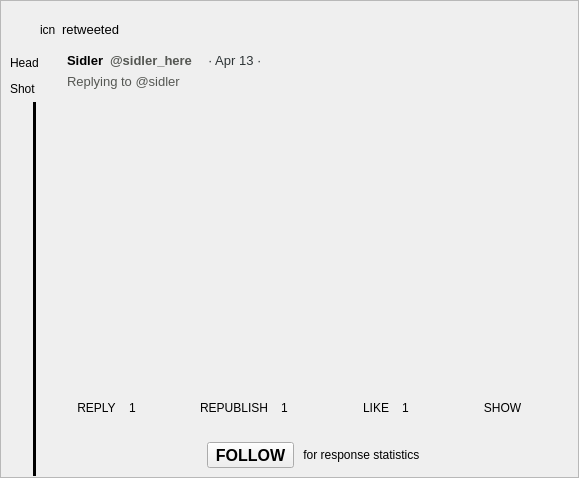
<?xml version="1.0" encoding="UTF-8"?>
<ui version="4.0">
 <class>PulseReply</class>
 <widget class="QWidget" name="PulseReply">
  <property name="geometry">
   <rect>
    <x>0</x>
    <y>0</y>
    <width>579</width>
    <height>478</height>
   </rect>
  </property>
  <property name="sizePolicy">
   <sizepolicy hsizetype="Preferred" vsizetype="Preferred">
    <horstretch>0</horstretch>
    <verstretch>0</verstretch>
   </sizepolicy>
  </property>
  <property name="font">
   <font>
    <pointsize>9</pointsize>
   </font>
  </property>
  <property name="windowTitle">
   <string notr="true"/>
  </property>
  <layout class="QVBoxLayout" name="verticalLayout_2">
   <property name="leftMargin">
    <number>0</number>
   </property>
   <property name="topMargin">
    <number>0</number>
   </property>
   <property name="rightMargin">
    <number>0</number>
   </property>
   <property name="bottomMargin">
    <number>0</number>
   </property>
   <item>
    <widget class="QFrame" name="plainFrame">
     <property name="sizePolicy">
      <sizepolicy hsizetype="Expanding" vsizetype="Preferred">
       <horstretch>0</horstretch>
       <verstretch>0</verstretch>
      </sizepolicy>
     </property>
     <property name="minimumSize">
      <size>
       <width>0</width>
       <height>0</height>
      </size>
     </property>
     <property name="styleSheet">
      <string notr="true"/>
     </property>
     <property name="frameShape">
      <enum>QFrame::StyledPanel</enum>
     </property>
     <property name="frameShadow">
      <enum>QFrame::Raised</enum>
     </property>
     <layout class="QGridLayout" name="plainFrame_GL">
      <property name="bottomMargin">
       <number>0</number>
      </property>
      <property name="spacing">
       <number>1</number>
      </property>
      <item row="0" column="0" colspan="2">
       <widget class="QWidget" name="widget_prefix" native="true">
        <property name="sizePolicy">
         <sizepolicy hsizetype="Preferred" vsizetype="Fixed">
          <horstretch>0</horstretch>
          <verstretch>0</verstretch>
         </sizepolicy>
        </property>
        <property name="minimumSize">
         <size>
          <width>0</width>
          <height>40</height>
         </size>
        </property>
        <layout class="QHBoxLayout" name="horizontalLayout_10">
         <property name="topMargin">
          <number>0</number>
         </property>
         <property name="bottomMargin">
          <number>0</number>
         </property>
         <item>
          <spacer name="horizontalSpacer_14">
           <property name="orientation">
            <enum>Qt::Horizontal</enum>
           </property>
           <property name="sizeType">
            <enum>QSizePolicy::Fixed</enum>
           </property>
           <property name="sizeHint" stdset="0">
            <size>
             <width>21</width>
             <height>18</height>
            </size>
           </property>
          </spacer>
         </item>
         <item>
          <widget class="QLabel" name="label">
           <property name="sizePolicy">
            <sizepolicy hsizetype="Fixed" vsizetype="Fixed">
             <horstretch>0</horstretch>
             <verstretch>0</verstretch>
            </sizepolicy>
           </property>
           <property name="text">
            <string>icn</string>
           </property>
          </widget>
         </item>
         <item>
          <widget class="QLabel" name="label_2">
           <property name="font">
            <font>
             <family>MS Sans Serif</family>
             <pointsize>10</pointsize>
            </font>
           </property>
           <property name="text">
            <string>retweeted</string>
           </property>
           <property name="textInteractionFlags">
            <set>Qt::LinksAccessibleByMouse|Qt::TextSelectableByMouse</set>
           </property>
          </widget>
         </item>
         <item>
          <spacer name="horizontalSpacer_15">
           <property name="orientation">
            <enum>Qt::Horizontal</enum>
           </property>
           <property name="sizeHint" stdset="0">
            <size>
             <width>222</width>
             <height>20</height>
            </size>
           </property>
          </spacer>
         </item>
        </layout>
       </widget>
      </item>
      <item row="5" column="1">
       <widget class="QWidget" name="widget_actions" native="true">
        <property name="sizePolicy">
         <sizepolicy hsizetype="Preferred" vsizetype="Fixed">
          <horstretch>0</horstretch>
          <verstretch>0</verstretch>
         </sizepolicy>
        </property>
        <property name="minimumSize">
         <size>
          <width>0</width>
          <height>40</height>
         </size>
        </property>
        <layout class="QHBoxLayout" name="horizontalLayout_5">
         <property name="leftMargin">
          <number>9</number>
         </property>
         <property name="topMargin">
          <number>0</number>
         </property>
         <item>
          <layout class="QHBoxLayout" name="horizontalLayout">
           <item>
            <widget class="QToolButton" name="toolButton_reply">
             <property name="text">
              <string>REPLY</string>
             </property>
             <property name="icon">
              <iconset resource="TheWire_images.qrc">
               <normaloff>:/images/reply.png</normaloff>:/images/reply.png</iconset>
             </property>
             <property name="toolButtonStyle">
              <enum>Qt::ToolButtonTextBesideIcon</enum>
             </property>
             <property name="autoRaise">
              <bool>true</bool>
             </property>
            </widget>
           </item>
           <item>
            <widget class="QLabel" name="label_replies">
             <property name="text">
              <string>1</string>
             </property>
            </widget>
           </item>
           <item>
            <spacer name="horizontalSpacer_7">
             <property name="orientation">
              <enum>Qt::Horizontal</enum>
             </property>
             <property name="sizeHint" stdset="0">
              <size>
               <width>40</width>
               <height>20</height>
              </size>
             </property>
            </spacer>
           </item>
          </layout>
         </item>
         <item>
          <layout class="QHBoxLayout" name="horizontalLayout_2">
           <item>
            <spacer name="horizontalSpacer_6">
             <property name="orientation">
              <enum>Qt::Horizontal</enum>
             </property>
             <property name="sizeHint" stdset="0">
              <size>
               <width>40</width>
               <height>20</height>
              </size>
             </property>
            </spacer>
           </item>
           <item>
            <widget class="QToolButton" name="toolButton_republish">
             <property name="text">
              <string>REPUBLISH</string>
             </property>
             <property name="icon">
              <iconset resource="TheWire_images.qrc">
               <normaloff>:/images/retweet.png</normaloff>:/images/retweet.png</iconset>
             </property>
             <property name="toolButtonStyle">
              <enum>Qt::ToolButtonTextBesideIcon</enum>
             </property>
             <property name="autoRaise">
              <bool>true</bool>
             </property>
            </widget>
           </item>
           <item>
            <widget class="QLabel" name="label_republishes">
             <property name="text">
              <string>1</string>
             </property>
            </widget>
           </item>
           <item>
            <spacer name="horizontalSpacer_5">
             <property name="orientation">
              <enum>Qt::Horizontal</enum>
             </property>
             <property name="sizeHint" stdset="0">
              <size>
               <width>40</width>
               <height>20</height>
              </size>
             </property>
            </spacer>
           </item>
          </layout>
         </item>
         <item>
          <layout class="QHBoxLayout" name="horizontalLayout_3">
           <item>
            <spacer name="horizontalSpacer_4">
             <property name="orientation">
              <enum>Qt::Horizontal</enum>
             </property>
             <property name="sizeHint" stdset="0">
              <size>
               <width>40</width>
               <height>20</height>
              </size>
             </property>
            </spacer>
           </item>
           <item>
            <widget class="QToolButton" name="toolButton_like">
             <property name="text">
              <string>LIKE</string>
             </property>
             <property name="icon">
              <iconset resource="TheWire_images.qrc">
               <normaloff>:/images/like.png</normaloff>:/images/like.png</iconset>
             </property>
             <property name="toolButtonStyle">
              <enum>Qt::ToolButtonTextBesideIcon</enum>
             </property>
             <property name="autoRaise">
              <bool>true</bool>
             </property>
            </widget>
           </item>
           <item>
            <widget class="QLabel" name="label_likes">
             <property name="text">
              <string>1</string>
             </property>
            </widget>
           </item>
           <item>
            <spacer name="horizontalSpacer_3">
             <property name="orientation">
              <enum>Qt::Horizontal</enum>
             </property>
             <property name="sizeHint" stdset="0">
              <size>
               <width>40</width>
               <height>20</height>
              </size>
             </property>
            </spacer>
           </item>
          </layout>
         </item>
         <item>
          <layout class="QHBoxLayout" name="horizontalLayout_4">
           <item>
            <spacer name="horizontalSpacer">
             <property name="orientation">
              <enum>Qt::Horizontal</enum>
             </property>
             <property name="sizeHint" stdset="0">
              <size>
               <width>40</width>
               <height>20</height>
              </size>
             </property>
            </spacer>
           </item>
           <item>
            <widget class="QToolButton" name="toolButton_view">
             <property name="text">
              <string>SHOW</string>
             </property>
             <property name="icon">
              <iconset resource="TheWire_images.qrc">
               <normaloff>:/images/external-link.svg</normaloff>:/images/external-link.svg</iconset>
             </property>
             <property name="toolButtonStyle">
              <enum>Qt::ToolButtonTextBesideIcon</enum>
             </property>
             <property name="autoRaise">
              <bool>true</bool>
             </property>
            </widget>
           </item>
           <item>
            <spacer name="horizontalSpacer_2">
             <property name="orientation">
              <enum>Qt::Horizontal</enum>
             </property>
             <property name="sizeHint" stdset="0">
              <size>
               <width>40</width>
               <height>20</height>
              </size>
             </property>
            </spacer>
           </item>
          </layout>
         </item>
        </layout>
       </widget>
      </item>
      <item row="6" column="1">
       <widget class="QWidget" name="widget_follow" native="true">
        <property name="sizePolicy">
         <sizepolicy hsizetype="Preferred" vsizetype="Fixed">
          <horstretch>0</horstretch>
          <verstretch>0</verstretch>
         </sizepolicy>
        </property>
        <property name="minimumSize">
         <size>
          <width>0</width>
          <height>40</height>
         </size>
        </property>
        <layout class="QHBoxLayout" name="horizontalLayout_6">
         <item>
          <spacer name="horizontalSpacer_422">
           <property name="orientation">
            <enum>Qt::Horizontal</enum>
           </property>
           <property name="sizeHint" stdset="0">
            <size>
             <width>104</width>
             <height>20</height>
            </size>
           </property>
          </spacer>
         </item>
         <item>
          <widget class="QToolButton" name="followButton">
           <property name="font">
            <font>
             <pointsize>12</pointsize>
             <weight>75</weight>
             <bold>true</bold>
            </font>
           </property>
           <property name="text">
            <string>FOLLOW</string>
           </property>
           <property name="icon">
            <iconset resource="TheWire_images.qrc">
             <normaloff>:/images/invite.png</normaloff>:/images/invite.png</iconset>
           </property>
           <property name="iconSize">
            <size>
             <width>16</width>
             <height>16</height>
            </size>
           </property>
           <property name="toolButtonStyle">
            <enum>Qt::ToolButtonTextBesideIcon</enum>
           </property>
          </widget>
         </item>
         <item>
          <widget class="QLabel" name="label_follow_msg">
           <property name="text">
            <string> for response statistics </string>
           </property>
          </widget>
         </item>
         <item>
          <spacer name="horizontalSpacer_322">
           <property name="orientation">
            <enum>Qt::Horizontal</enum>
           </property>
           <property name="sizeHint" stdset="0">
            <size>
             <width>104</width>
             <height>20</height>
            </size>
           </property>
          </spacer>
         </item>
        </layout>
       </widget>
      </item>
      <item row="1" column="1">
       <widget class="QWidget" name="widget_header" native="true">
        <property name="sizePolicy">
         <sizepolicy hsizetype="Preferred" vsizetype="Fixed">
          <horstretch>0</horstretch>
          <verstretch>0</verstretch>
         </sizepolicy>
        </property>
        <property name="minimumSize">
         <size>
          <width>0</width>
          <height>0</height>
         </size>
        </property>
        <layout class="QHBoxLayout" name="horizontalLayout_12">
         <property name="leftMargin">
          <number>6</number>
         </property>
         <property name="topMargin">
          <number>0</number>
         </property>
         <property name="rightMargin">
          <number>0</number>
         </property>
         <property name="bottomMargin">
          <number>0</number>
         </property>
         <item>
          <widget class="QLabel" name="label_authorName">
           <property name="font">
            <font>
             <family>MS Sans Serif</family>
             <pointsize>10</pointsize>
            </font>
           </property>
           <property name="text">
            <string>&lt;html&gt;&lt;head/&gt;&lt;body&gt;&lt;p&gt;&lt;span style=&quot; font-weight:600;&quot;&gt;Sidler&lt;/span&gt;&lt;/p&gt;&lt;/body&gt;&lt;/html&gt;</string>
           </property>
          </widget>
         </item>
         <item>
          <widget class="QLabel" name="label_groupName">
           <property name="font">
            <font>
             <family>Segoe UI</family>
             <pointsize>10</pointsize>
             <weight>75</weight>
             <bold>true</bold>
            </font>
           </property>
           <property name="text">
            <string>&lt;html&gt;&lt;head/&gt;&lt;body&gt;&lt;p&gt;&lt;span style=&quot; color:#555753;&quot;&gt;@sidler_here&lt;/span&gt;&lt;/p&gt;&lt;/body&gt;&lt;/html&gt;</string>
           </property>
           <property name="textInteractionFlags">
            <set>Qt::LinksAccessibleByMouse|Qt::TextSelectableByMouse</set>
           </property>
          </widget>
         </item>
         <item>
          <spacer name="horizontalSpacer_18">
           <property name="orientation">
            <enum>Qt::Horizontal</enum>
           </property>
           <property name="sizeType">
            <enum>QSizePolicy::Fixed</enum>
           </property>
           <property name="sizeHint" stdset="0">
            <size>
             <width>10</width>
             <height>19</height>
            </size>
           </property>
          </spacer>
         </item>
         <item>
          <widget class="QLabel" name="label_date">
           <property name="font">
            <font>
             <family>MS Sans Serif</family>
             <pointsize>10</pointsize>
            </font>
           </property>
           <property name="text">
            <string>&lt;html&gt;&lt;head/&gt;&lt;body&gt;&lt;p&gt;&lt;span style=&quot; color:#2e3436;&quot;&gt;·  Apr 13 ·&lt;/span&gt;&lt;/p&gt;&lt;/body&gt;&lt;/html&gt;</string>
           </property>
          </widget>
         </item>
         <item>
          <spacer name="horizontalSpacer_13">
           <property name="orientation">
            <enum>Qt::Horizontal</enum>
           </property>
           <property name="sizeHint" stdset="0">
            <size>
             <width>64</width>
             <height>18</height>
            </size>
           </property>
          </spacer>
         </item>
        </layout>
       </widget>
      </item>
      <item row="1" column="0" rowspan="6">
       <layout class="QVBoxLayout" name="verticalLayout">
        <item>
         <widget class="QLabel" name="label_headshot">
          <property name="sizePolicy">
           <sizepolicy hsizetype="Fixed" vsizetype="Fixed">
            <horstretch>0</horstretch>
            <verstretch>0</verstretch>
           </sizepolicy>
          </property>
          <property name="minimumSize">
           <size>
            <width>50</width>
            <height>50</height>
           </size>
          </property>
          <property name="text">
           <string>&lt;html&gt;&lt;head/&gt;&lt;body&gt;&lt;p&gt;Head&lt;/p&gt;&lt;p&gt;Shot&lt;/p&gt;&lt;/body&gt;&lt;/html&gt;</string>
          </property>
         </widget>
        </item>
        <item>
         <widget class="QWidget" name="widget" native="true">
          <layout class="QHBoxLayout" name="horizontalLayout_11">
           <property name="topMargin">
            <number>0</number>
           </property>
           <property name="bottomMargin">
            <number>1</number>
           </property>
           <item>
            <spacer name="horizontalSpacer_16">
             <property name="orientation">
              <enum>Qt::Horizontal</enum>
             </property>
             <property name="sizeType">
              <enum>QSizePolicy::Minimum</enum>
             </property>
             <property name="sizeHint" stdset="0">
              <size>
               <width>5</width>
               <height>20</height>
              </size>
             </property>
            </spacer>
           </item>
           <item>
            <widget class="Line" name="line_replyLine">
             <property name="frameShadow">
              <enum>QFrame::Plain</enum>
             </property>
             <property name="lineWidth">
              <number>5</number>
             </property>
             <property name="orientation">
              <enum>Qt::Vertical</enum>
             </property>
            </widget>
           </item>
           <item>
            <spacer name="horizontalSpacer_17">
             <property name="orientation">
              <enum>Qt::Horizontal</enum>
             </property>
             <property name="sizeType">
              <enum>QSizePolicy::Minimum</enum>
             </property>
             <property name="sizeHint" stdset="0">
              <size>
               <width>5</width>
               <height>20</height>
              </size>
             </property>
            </spacer>
           </item>
          </layout>
         </widget>
        </item>
       </layout>
      </item>
      <item row="2" column="1">
       <widget class="QWidget" name="widget_reply_header" native="true">
        <property name="sizePolicy">
         <sizepolicy hsizetype="Preferred" vsizetype="Fixed">
          <horstretch>0</horstretch>
          <verstretch>0</verstretch>
         </sizepolicy>
        </property>
        <property name="minimumSize">
         <size>
          <width>0</width>
          <height>0</height>
         </size>
        </property>
        <layout class="QHBoxLayout" name="horizontalLayout_13">
         <property name="leftMargin">
          <number>6</number>
         </property>
         <property name="topMargin">
          <number>0</number>
         </property>
         <property name="rightMargin">
          <number>0</number>
         </property>
         <property name="bottomMargin">
          <number>0</number>
         </property>
         <item>
          <widget class="QLabel" name="label_reference">
           <property name="font">
            <font>
             <family>MS Sans Serif</family>
             <pointsize>10</pointsize>
            </font>
           </property>
           <property name="text">
            <string>&lt;html&gt;&lt;head/&gt;&lt;body&gt;&lt;p&gt;&lt;span style=&quot; color:#555753;&quot;&gt;Replying to @sidler&lt;/span&gt;&lt;/p&gt;&lt;/body&gt;&lt;/html&gt;</string>
           </property>
           <property name="alignment">
            <set>Qt::AlignBottom|Qt::AlignLeading|Qt::AlignLeft</set>
           </property>
           <property name="textInteractionFlags">
            <set>Qt::LinksAccessibleByMouse|Qt::TextSelectableByMouse</set>
           </property>
          </widget>
         </item>
         <item>
          <spacer name="horizontalSpacer_20">
           <property name="orientation">
            <enum>Qt::Horizontal</enum>
           </property>
           <property name="sizeHint" stdset="0">
            <size>
             <width>215</width>
             <height>18</height>
            </size>
           </property>
          </spacer>
         </item>
        </layout>
       </widget>
      </item>
      <item row="3" column="1" rowspan="2">
       <widget class="PulseMessage" name="widget_message" native="true"/>
      </item>
     </layout>
    </widget>
   </item>
  </layout>
 </widget>
 <customwidgets>
  <customwidget>
   <class>PulseMessage</class>
   <extends>QWidget</extends>
   <header>gui/TheWire/PulseMessage.h</header>
   <container>1</container>
  </customwidget>
 </customwidgets>
 <resources>
  <include location="TheWire_images.qrc"/>
 </resources>
 <connections/>
</ui>
